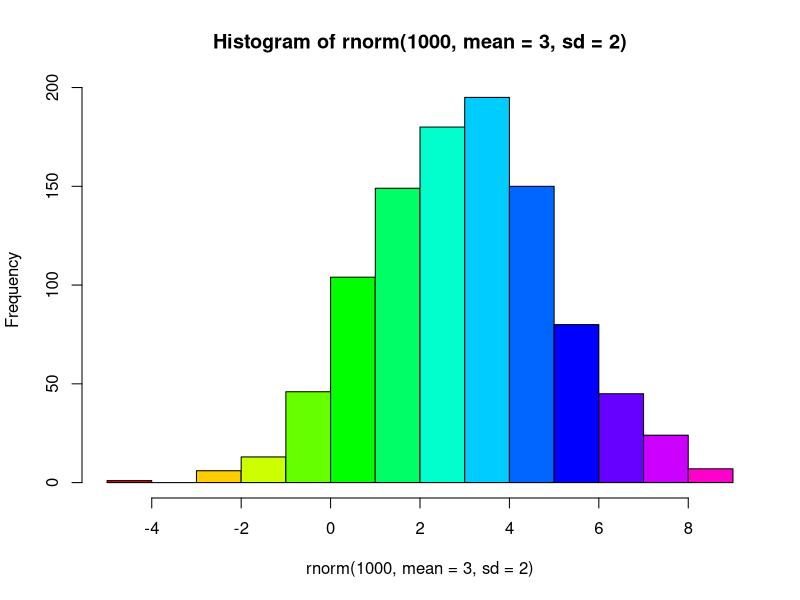

Reproduce this figure in R.
## ---- chunk 1
## This code defines the 'verbatim' option for chunks
## which will include the chunk with its header and the
## trailing "```".

require(knitr)
hook_source_def = knit_hooks$get('source')
knit_hooks$set(source = function(x, options){
  if (!is.null(options$verbatim) && options$verbatim){
    opts = gsub(",\\s*verbatim\\s*=\\s*TRUE\\s*.*$", "", options$params.src)
    bef = sprintf('\n\n    ```{r %s}\n', opts, "\n")
    stringr::str_c(bef, paste(knitr:::indent_block(x, "    "), collapse = '\n'), "\n    ```\n")
  } else {
    hook_source_def(x, options)
  }
})
## ---- chunk 2
toto <- 1:8
toto # check content: 1, 2, 3, ...
toto <- "some text"
toto # content has changed
## ---- chunk 3
a <- 1:10
a
class(a)
## ---- chunk 4
b <- c(-0.1, 10.123, pi)
b
class(b)
## ---- chunk 5
a <- c("hello world", "this is fun", "even more fun coming")
a
class(a)
## ---- chunk 6
a <- factor(c("red", "blue", "green", "red", "green"))
a
class(a)
levels(a)
## ---- chunk 7
a <- c(TRUE, FALSE, TRUE, TRUE)
a
class(a)
## ---- chunk 8
a <- c(1, 2, 10, -1, 1.123)
a
length(a)
## ---- chunk 9
a <- matrix(sample(1:12), ncol = 4)
a
class(a)
dim(a)
## ---- chunk 10
a <- data.frame(age = c(10, 54, 3), sex = c("m", "f", "m"))
a
class(a)
dim(a)
## ---- chunk 11
age <- c(10, 54, 3)
sex <- factor(c("m", "f", "m"))
swab  <- matrix(
  sample(c("+", "-"), replace = TRUE, 10), nrow = 2,
  dimnames = list(NULL, paste("t", 1:5, sep = "")))
x <- list(age = age, gender = sex, swab_results = swab)
## ---- chunk 12
x
class(x)
length(x)
## ---- chunk 13
rnorm(8, mean = 5, sd = 3)
## ---- chunk 14
?rnorm
## ---- chunk 15
rnorm(5, mean = 3, sd = 2) # this result is not stored
toto <- rnorm(5, mean = 3, sd = 2) # store output in toto
toto
## ---- chunk 16
hist(rnorm(1000, mean = 3, sd = 2), col = rainbow(15))
## ---- chunk 17
x <- 10:1
x
x[c(1, 2, 5)]
letters[2:10]
letters[-(1:20)]
## ---- chunk 18
x <- 1:10
x < 5
x[x < 5]
## ---- chunk 19
x <- sample(1:100, 10)
names(x) <- letters[1:10]
x
x[c("c", "d", "a", "i")]
## ---- chunk 20
x <- round(rnorm(14), 2)
x
x[x< 0] <- 0
x
## ---- chunk 21
x <- matrix(1:15, nrow = 3)
x
x[c(3,1), ]
x[2, 4:5]
## ---- chunk 22
x <- list(a = rnorm(4), hi = "Hello", stuff = letters[1:10]); x
x[c(1,3)]
x[[3]]
x$stuff
## ---- chunk 23
a <- c(TRUE, TRUE, FALSE, FALSE)
b <- c(TRUE, FALSE, TRUE, FALSE)
rbind(a,b)
a & b # logical 'AND'
a | b # logical 'OR'
## ---- chunk 24
!a # not A
any(a) # at least one TRUE
all(a) # all TRUE
which(a) # indices of the TRUEs
## ---- chunk 25
a <- c(3,NA,2,5,NA,10)
is.na(a)
a[!is.na(a)]
## ---- chunk 26
a <- -10:5
sum(a > 0)
mean(a > 0)
a * (a > 0)
